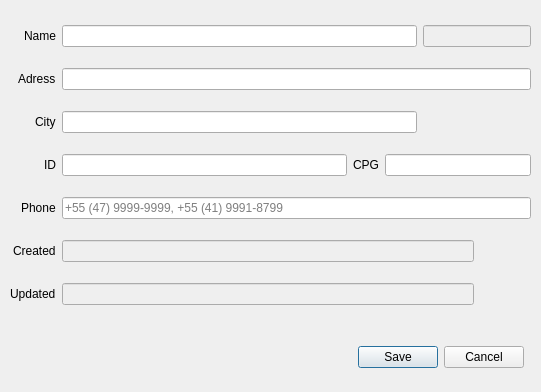
<?xml version="1.0" encoding="UTF-8"?>
<ui version="4.0">
 <class>Employee_Update</class>
 <widget class="QDialog" name="Employee_Update">
  <property name="geometry">
   <rect>
    <x>0</x>
    <y>0</y>
    <width>541</width>
    <height>392</height>
   </rect>
  </property>
  <property name="windowTitle">
   <string>Dialog</string>
  </property>
  <property name="windowIcon">
   <iconset resource="images/images.qrc">
    <normaloff>:/emoticons/service.png</normaloff>:/emoticons/service.png</iconset>
  </property>
  <widget class="QDialogButtonBox" name="btn_Employee_Update">
   <property name="geometry">
    <rect>
     <x>333</x>
     <y>340</y>
     <width>191</width>
     <height>34</height>
    </rect>
   </property>
   <property name="standardButtons">
    <set>QDialogButtonBox::Cancel|QDialogButtonBox::Save</set>
   </property>
  </widget>
  <widget class="QLabel" name="lbl_Emoticon">
   <property name="geometry">
    <rect>
     <x>30</x>
     <y>330</y>
     <width>48</width>
     <height>48</height>
    </rect>
   </property>
   <property name="minimumSize">
    <size>
     <width>48</width>
     <height>48</height>
    </size>
   </property>
   <property name="maximumSize">
    <size>
     <width>48</width>
     <height>48</height>
    </size>
   </property>
   <property name="text">
    <string/>
   </property>
  </widget>
  <widget class="QWidget" name="layoutWidget">
   <property name="geometry">
    <rect>
     <x>10</x>
     <y>10</y>
     <width>521</width>
     <height>311</height>
    </rect>
   </property>
   <layout class="QGridLayout" name="gridLayout">
    <item row="3" column="3" colspan="3">
     <widget class="QLineEdit" name="line_CPG">
      <property name="text">
       <string/>
      </property>
      <property name="maxLength">
       <number>20</number>
      </property>
     </widget>
    </item>
    <item row="0" column="1" colspan="3">
     <widget class="QLineEdit" name="line_Name">
      <property name="text">
       <string/>
      </property>
      <property name="maxLength">
       <number>40</number>
      </property>
      <property name="placeholderText">
       <string/>
      </property>
     </widget>
    </item>
    <item row="4" column="0" alignment="Qt::AlignRight">
     <widget class="QLabel" name="lbl_Phone">
      <property name="text">
       <string>Phone</string>
      </property>
     </widget>
    </item>
    <item row="1" column="1" colspan="5">
     <widget class="QLineEdit" name="line_Address">
      <property name="text">
       <string/>
      </property>
      <property name="maxLength">
       <number>50</number>
      </property>
      <property name="placeholderText">
       <string/>
      </property>
     </widget>
    </item>
    <item row="6" column="0" alignment="Qt::AlignRight">
     <widget class="QLabel" name="lbl_Updated_At">
      <property name="text">
       <string>Updated</string>
      </property>
     </widget>
    </item>
    <item row="3" column="1">
     <widget class="QLineEdit" name="line_Personal_ID">
      <property name="text">
       <string/>
      </property>
      <property name="maxLength">
       <number>15</number>
      </property>
     </widget>
    </item>
    <item row="5" column="0" alignment="Qt::AlignRight">
     <widget class="QLabel" name="lbl_Created">
      <property name="text">
       <string>Created</string>
      </property>
     </widget>
    </item>
    <item row="0" column="4" colspan="2">
     <widget class="QLineEdit" name="line_SysID">
      <property name="enabled">
       <bool>false</bool>
      </property>
     </widget>
    </item>
    <item row="3" column="0" alignment="Qt::AlignRight">
     <widget class="QLabel" name="lbl_Personal_ID">
      <property name="text">
       <string>ID</string>
      </property>
     </widget>
    </item>
    <item row="0" column="0" alignment="Qt::AlignRight">
     <widget class="QLabel" name="label">
      <property name="text">
       <string>Name</string>
      </property>
     </widget>
    </item>
    <item row="3" column="2" alignment="Qt::AlignRight">
     <widget class="QLabel" name="lbl_CPF">
      <property name="text">
       <string>CPG</string>
      </property>
     </widget>
    </item>
    <item row="2" column="1" colspan="3">
     <widget class="QLineEdit" name="line_City">
      <property name="text">
       <string/>
      </property>
      <property name="maxLength">
       <number>30</number>
      </property>
     </widget>
    </item>
    <item row="2" column="0" alignment="Qt::AlignRight">
     <widget class="QLabel" name="lbl_City">
      <property name="text">
       <string>City</string>
      </property>
     </widget>
    </item>
    <item row="1" column="0" alignment="Qt::AlignRight">
     <widget class="QLabel" name="lbl_Adress">
      <property name="text">
       <string>Adress</string>
      </property>
     </widget>
    </item>
    <item row="4" column="1" colspan="5">
     <widget class="QLineEdit" name="line_Phone">
      <property name="text">
       <string/>
      </property>
      <property name="maxLength">
       <number>40</number>
      </property>
      <property name="placeholderText">
       <string>+55 (47) 9999-9999, +55 (41) 9991-8799</string>
      </property>
     </widget>
    </item>
    <item row="5" column="1" colspan="4">
     <widget class="QLineEdit" name="line_Created_At">
      <property name="enabled">
       <bool>false</bool>
      </property>
      <property name="text">
       <string/>
      </property>
      <property name="maxLength">
       <number>40</number>
      </property>
      <property name="placeholderText">
       <string/>
      </property>
     </widget>
    </item>
    <item row="6" column="1" colspan="4">
     <widget class="QLineEdit" name="line_Updated_At">
      <property name="enabled">
       <bool>false</bool>
      </property>
      <property name="text">
       <string/>
      </property>
      <property name="maxLength">
       <number>40</number>
      </property>
      <property name="placeholderText">
       <string/>
      </property>
     </widget>
    </item>
   </layout>
  </widget>
 </widget>
 <resources>
  <include location="images/images.qrc"/>
 </resources>
 <connections/>
</ui>
